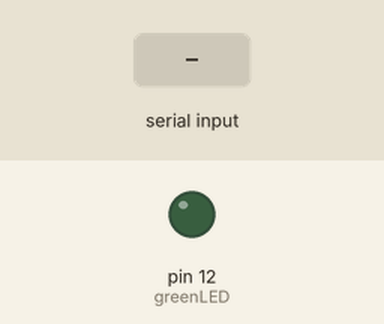
The sketch below on a simulated Arduino Uno, built with avr-gcc and run on an emulated ATmega328P. On the bench: output pins drawn as LEDs (lit = HIGH). Inputs (shaded band) come from the test bench.

Above: at 1.2 s.
1.3 s: "a" received over Serial
At 1.6 s:
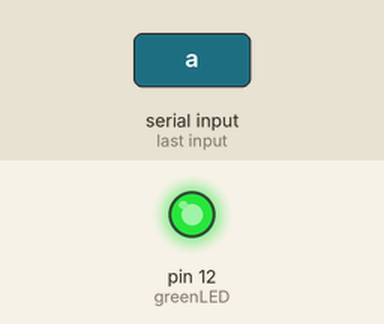
Timing chart, 0 to 4.3 s (numbered marks = the images above; inputs shaded):
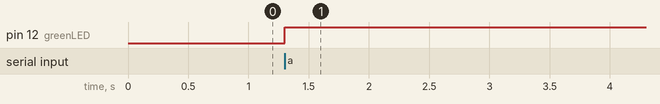

Measured:
- after the input at 1.3 s, pin 12 (greenLED): LOW → HIGH at once

The sketch:

E5_2.ino
```cpp
/* PRÁCTICA 5 EJERCICIO 2
@author: Javier López Sierra
*/

int greenLED = 12;
bool active = false; // true = ON, false = OFF
char letter;

void setup() {
  Serial.begin(9600);  //Starts Serial comunication
  pinMode(greenLED, OUTPUT);
}

void loop() {
  if (Serial.available() > 0) { //Checks if there is a byte in Serial Port
    letter = Serial.read();  //Reads the value from Serial port

    if (letter == 'a') {
      if (active) digitalWrite(greenLED, LOW);
      else digitalWrite(greenLED, HIGH);
      active = !active;
    }
  }
}
```
